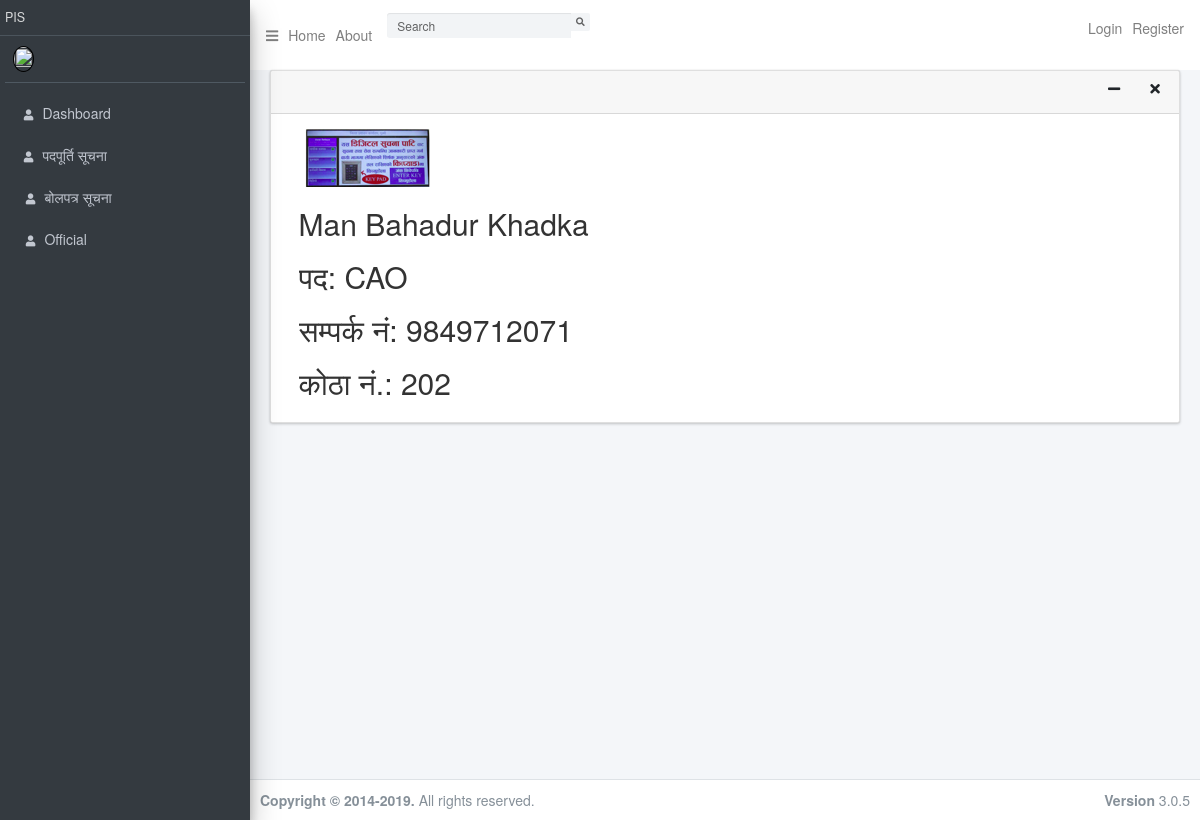
The page /official/3/ on the database its author committed.
### screendisplay/models.py (models this page shows, shortened)
class Official(models.Model):
    official_name = models.CharField(max_length=150, verbose_name="नाम थर")
    official_designation = models.CharField(max_length=50, verbose_name="पद")
    official_phoneno = models.CharField(max_length=10, verbose_name="फोन नं")
    official_roomno = models.CharField(max_length=3, verbose_name="कोठा नं.")
    official_published_status = models.BooleanField(default=1, verbose_name="स्थिति")
    official_image = models.ImageField(upload_to='official_uploaded_image', verbose_name="फोटो")
    date_posted = models.DateTimeField(default=timezone.now)
    created_by = models.ForeignKey(User, on_delete=models.CASCADE)

### screendisplay/views.py (the view)
# urls.py: path('official/<int:pk>/', OfficialDetailView.as_view(), name='official-detail'),
class OfficialDetailView(DetailView):
	model = Official

### screendisplay/templates/screendisplay/official_detail.html (shortened to what this page needs)
{% extends "screendisplay/basebackend.html" %}
{% block content %}
<article class="media content-section">
    <div class="media-body">
        <img src="{{ object.official_image.url }}">
        <h2 class="article-title" style="text-align:left;">{{ object.official_name }}</h2>
        <h2 class="article-title" style="text-align:left;">पद: {{ object.official_designation }}</h2>
        <h2 class="article-title" style="text-align:left;">सम्पर्क नं: {{ object.official_phoneno }}</h2>
        <h2 class="article-title" style="text-align:left;">कोठा नं.: {{ object.official_roomno }}</h2>
    </div>
</article>
{% endblock content %}

### rows shown on the page
Official: official_image (picture), official_name "Man Bahadur Khadka", official_designation "CAO", official_phoneno "9849712071", official_roomno "202"
